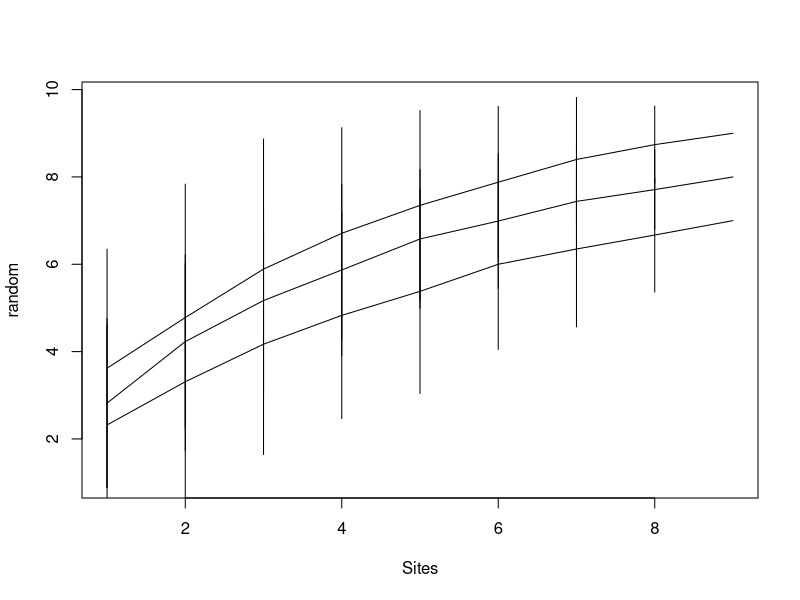
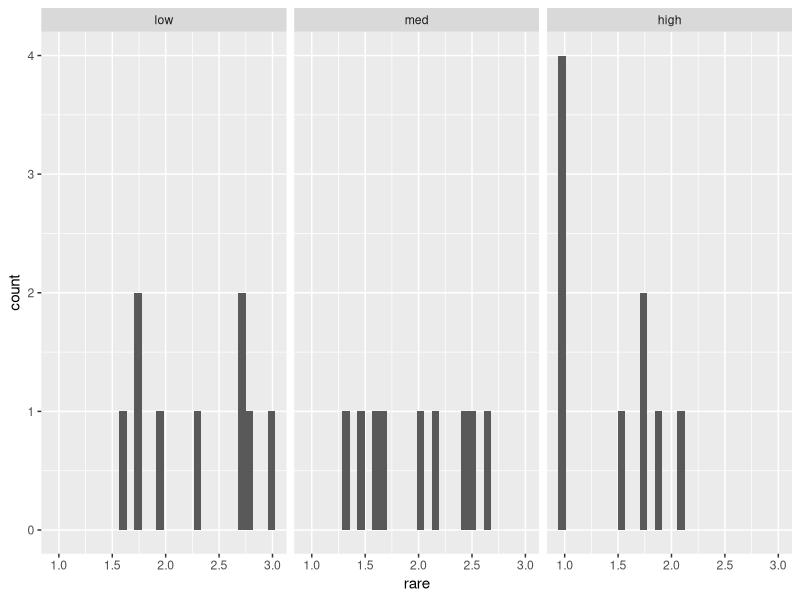
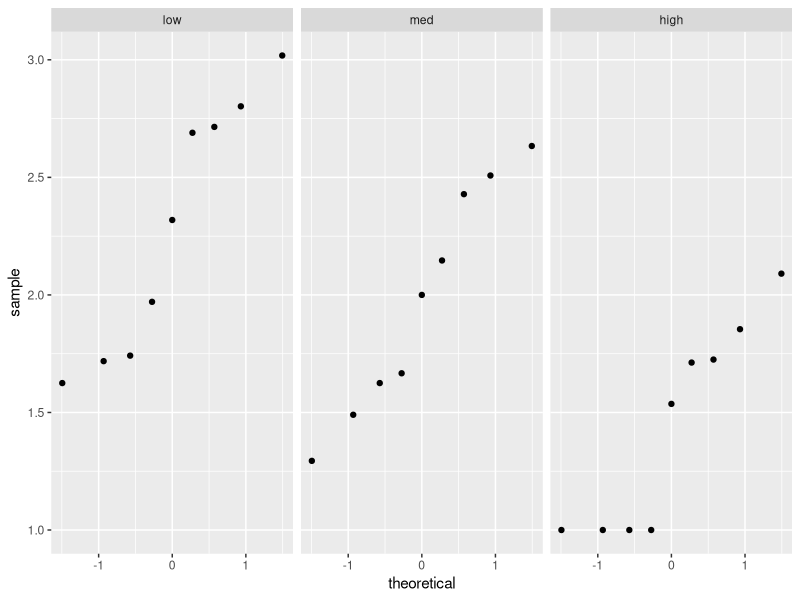
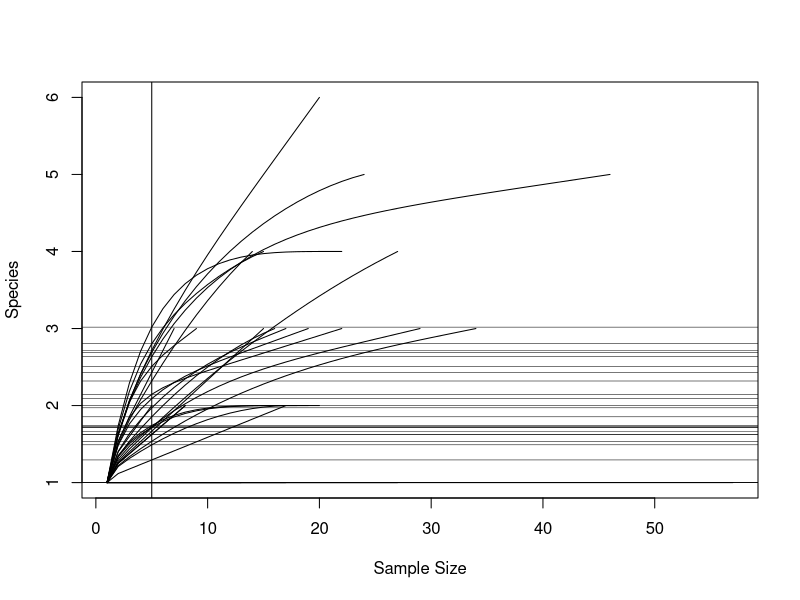
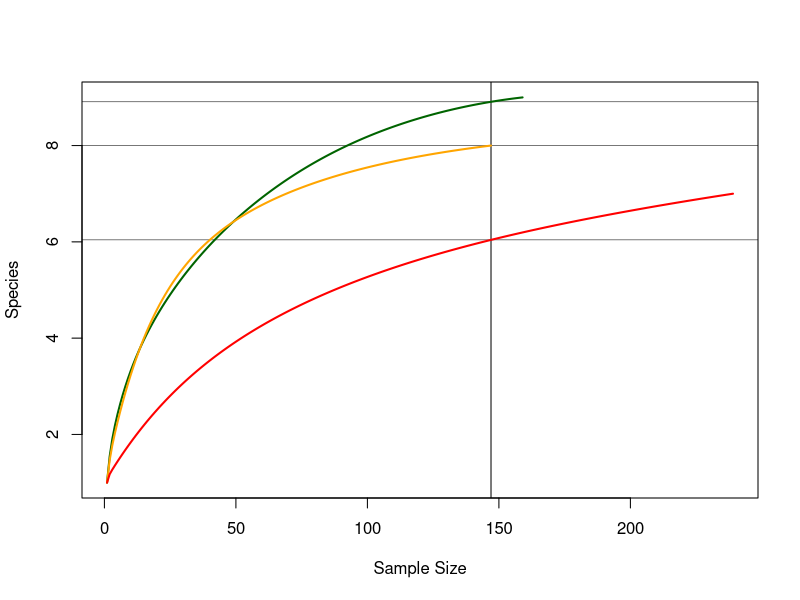

These charts were generated, in order, by the following R code:
## ---- chunk 1
knitr::opts_chunk$set(echo = TRUE)
## ---- chunk 2

# Load necessary packages
library(tidyverse)
library(vegan)

# Load necessary data
smamms <- read_csv('smamms.csv')
meta <- read_csv('sites.csv')

## ---- chunk 3

# Create combined and simplified data frame with only unique animals
smammeta <- full_join(smamms, meta, by = c("site" = "site.code")) %>% 
  filter(species != 'MISS' & species != 'SPRU') %>% # remove SPRU and MISS
  group_by(indID) %>% 
  filter(row_number()==1) %>% # filter by unique animals
  ungroup() %>% 
  select(site, severity, species) %>% 
  mutate(
    severity = 
      case_when(
        severity == 'Green' ~ 'low',
        severity == 'Mixed' ~ 'med',
        severity == 'High' ~ 'high'
      )
  ) %>% 
  mutate(severity = factor(severity, levels = c('low', 'med', 'high')))

## ---- chunk 4

# Create a species matrix
matrix_temp <- smammeta %>% 
  group_by(site, species) %>% 
  tally() %>%  # count individuals per species per site
  spread(species, n) %>% # re-format into matrix
  ungroup() %>% 
  replace(., is.na(.), 0) # replace NAs with 0

matrix <- matrix_temp %>% 
  select(-site) # remove site column for input into vegan

sites <- matrix_temp$site # vector of just sites

row.names(matrix) <- sites # add sites to matrix as row names

# Create separate species matrices for each treatment

matrix_low <- matrix[1:9,] # species matrix for low severity
matrix_med <- matrix[19:27,] # species matrix for med severity
matrix_high <- matrix[10:18,] # species matrix for high severity

# Create species matrix by treatment

matrix_temp <- smammeta %>% 
  group_by(severity, species) %>% 
  tally() %>%  # count individuals per species per treatment
  spread(species, n) %>% # re-format into matrix
  ungroup() %>% 
  replace(., is.na(.), 0) # replace NAs with 0
  
matrix_sev <- matrix_temp %>% 
  select(-severity) # remove treatment column for input into vegan

treats <- matrix_temp$severity # vector of just treatments

row.names(matrix_sev) <- treats # add treatments to matrix as row names

## ---- chunk 5

# Species accumulation curves

accum_low <- specaccum(matrix_low, # low severity
                       method = 'random', 
                       permutations = 100)

accum_med <- specaccum(matrix_med, # medium severity
                       method = 'random',
                       permutations = 100)

accum_high <- specaccum(matrix_high, # high severity
                        method = 'random',
                        permutations = 100)

# Plot curves
plot(accum_low)
lines(accum_med)
lines(accum_high)

## ---- chunk 6

# Calculate richness for each site using rarefaction
raremax <- min(rowSums(matrix))
raremax # minimum sample count = 5: rarefy using this value

rare <- rarefy(matrix, sample = raremax)

# Make a dataframe with site, severity, and H
richness <- data_frame(sites, rare) %>% 
  full_join(., smammeta, by = c('sites' = 'site')) %>% 
  select(sites, severity, rare) %>% 
  rename(site = sites) %>% 
  group_by(site) %>% 
  filter(row_number()==1)

## ---- chunk 7

# Explore the data distribution

# Make histograms for each treatment
rare_hist <- ggplot(richness, aes(x = rare)) +
  geom_histogram() +
  facet_wrap(~severity)

rare_hist

# Make qqplots for each treatment
rare_qq <- ggplot(richness, aes(sample = rare)) +
  geom_qq() +
  facet_wrap(~severity)

rare_qq

# Histograms look a little funky because sample size is so small
# qq-plots for low and med severities look good, but qq-plot for high severity is skewed towards 0
# n=9 for each severity, so cannot use CLT to justify normality

## ---- chunk 8

# Explore variance
variances <- richness %>% 
  group_by(severity) %>% 
  summarize(
    variance = var(rare)
  )

variances

# The variances aren't that different for each severity

## ---- chunk 9

# Test for significant differences in means

# ANOVA
rare_aov <- aov(rare ~ severity, data = richness)

summary(rare_aov)
# p<0.05, so there's at least one sig dif in means

# Post-hoc pairwise testing

# Tukey's HSD
rare_ph <- TukeyHSD(rare_aov)
rare_ph

# p=0.003 for low vs. high, but otherwise p>0.05
# significant difference between low and high severity means, but not between med vs. low or high severities

## ---- chunk 10

# Calculate richness for each treatment using rarefaction
raremax2 <- min(rowSums(matrix_sev))
raremax2 # minimum sample count = 5: rarefy using this value

rare_sev <- rarefy(matrix_sev, sample = raremax2)

## ---- chunk 11

# Plot rarefaction curves for each site
curves <- rarecurve(matrix, sample = raremax, label = FALSE)

# Plot rarefaction curves for each treatment
colors <- c('darkgreen', 'orange', 'red')

curves_sev <- rarecurve(matrix_sev,
                        sample = raremax2,
                        col = colors,
                        lwd = 2,
                        label = FALSE)

